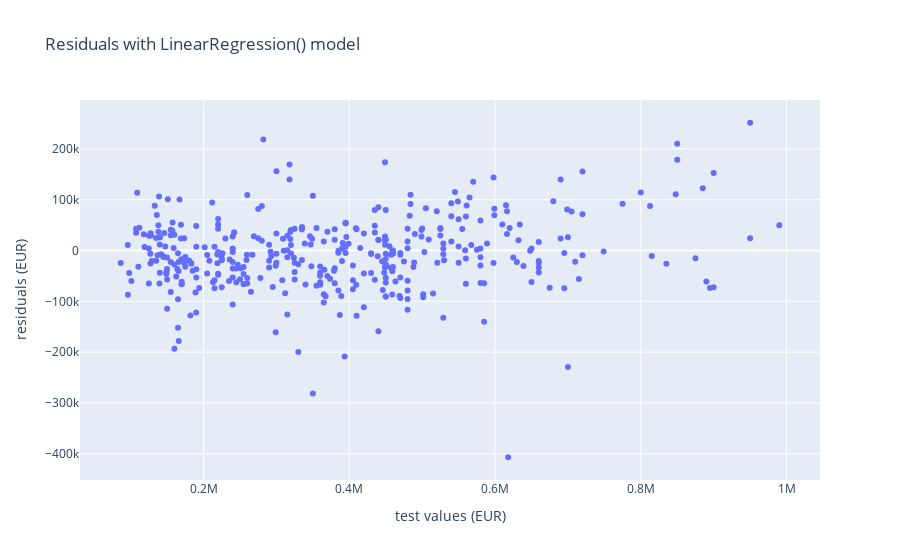

The cell this chart's notebook holds for it:
### Code cell
plot_residuals(grid_search_lr, X_test, y_test)

### Figure 1 — Plotly figure (JSON) as saved in the notebook; plotly's stock layout.template omitted (floating-point values rounded to 4 significant figures; data arrays with more than 128 entries replaced by an {"elided": "..."} marker saying what was removed)
{"data": [{"hovertemplate": "test values (EUR)=%{x}<br>residuals (EUR)=%{y}<extra></extra>", "legendgroup": "", "marker": {"color": "#636efa", "symbol": "circle"}, "mode": "markers", "name": "", "orientation": "v", "showlegend": false, "type": "scatter", "x": {"elided": "401 int values"}, "xaxis": "x", "y": {"elided": "401 float values"}, "yaxis": "y"}], "layout": {"legend": {"tracegroupgap": 0}, "title": {"text": "Residuals with LinearRegression() model"}, "xaxis": {"anchor": "y", "domain": [0, 1], "title": {"text": "test values (EUR)"}}, "yaxis": {"anchor": "x", "domain": [0, 1], "title": {"text": "residuals (EUR)"}}}}
